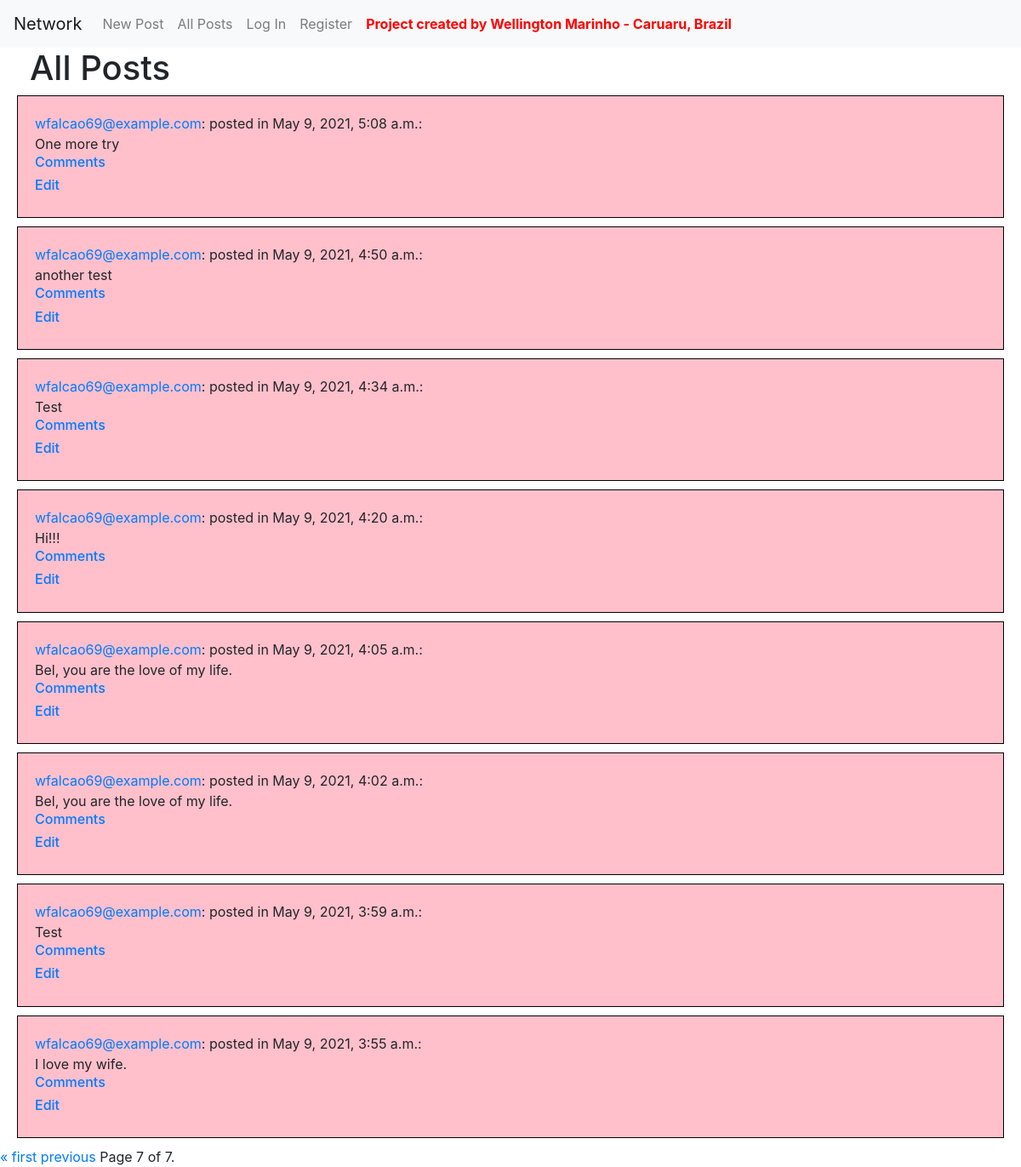
Screenshot of /all_posts?page=7 with the database file from the repository.
### network/models.py (models this page shows, shortened)
class Post(models.Model):
    content = models.CharField(max_length=264)
    time_of_creation = models.DateTimeField(default=timezone.now)
    creator = models.ForeignKey(User, on_delete=models.CASCADE, related_name="posts")
    now = datetime.now()

class User(AbstractUser):
    pass

### network/views.py (the view)
# urls.py: path("all_posts", views.all_posts, name="all_posts"),
def all_posts(request):
    post_list = Post.objects.all()
    post_list = post_list.order_by("-time_of_creation").all()
    paginator = Paginator(post_list, 10) # Show 10 contacts per page.
    page_number = request.GET.get('page', 1)
    page_obj = paginator.get_page(page_number)
    return render(request, 'network/all_posts.html', {'page_obj': page_obj})

### network/templates/network/all_posts.html (shortened to what this page needs)
{% extends "network/layout.html" %}
{% block body %}
        <h1 style="margin-left: 35px;">All Posts</h1>
        {% for post in page_obj %}
            <div class="well">
              <a href="{% url 'profile' post.creator.id %}">{{ post.creator }}</a>: posted in {{ post.time_of_creation }}: <br> {{ post.content }} <br>
              <h6><a href="{% url 'comment' post.id %}">Comments</a></h6>
              <h6><a href="{% url 'edit' post.id %}">Edit</a></h6>
            </div>
        {% endfor %}
        <div class="pagination">
            <span class="step-links">
                {% if page_obj.has_previous %}
                    <a href="?page=1">&laquo; first</a>
                    <a href="?page={{ page_obj.previous_page_number }}">previous</a>
                {% endif %}
                <span class="current">
                    Page {{ page_obj.number }} of {{ page_obj.paginator.num_pages }}.
                </span>
            </span>
        </div>
{% endblock %}

### network/templates/network/layout.html (style rules this page uses)
.well { background-color: pink; border: 1px solid black; padding: 20px; margin-bottom: 10px; margin-left: 20px; margin-right: 20px; }

### rows the page displays
Post: creator "wfalcao69@example.com", time_of_creation "May 9, 2021, 5:08 a.m.", content "One more try"
Post: creator "wfalcao69@example.com", time_of_creation "May 9, 2021, 4:50 a.m.", content "another test"
Post: creator "wfalcao69@example.com", time_of_creation "May 9, 2021, 4:34 a.m.", content "Test"
Post: creator "wfalcao69@example.com", time_of_creation "May 9, 2021, 4:20 a.m.", content "Hi!!!"
Post: creator "wfalcao69@example.com", time_of_creation "May 9, 2021, 4:05 a.m.", content "Bel, you are the love of my life."
Post: creator "wfalcao69@example.com", time_of_creation "May 9, 2021, 4:02 a.m.", content "Bel, you are the love of my life."
Post: creator "wfalcao69@example.com", time_of_creation "May 9, 2021, 3:59 a.m.", content "Test"
Post: creator "wfalcao69@example.com", time_of_creation "May 9, 2021, 3:55 a.m.", content "I love my wife."

### other values shown
{{ page_obj.number }} "7"
{{ page_obj.paginator.num_pages }} "7"
